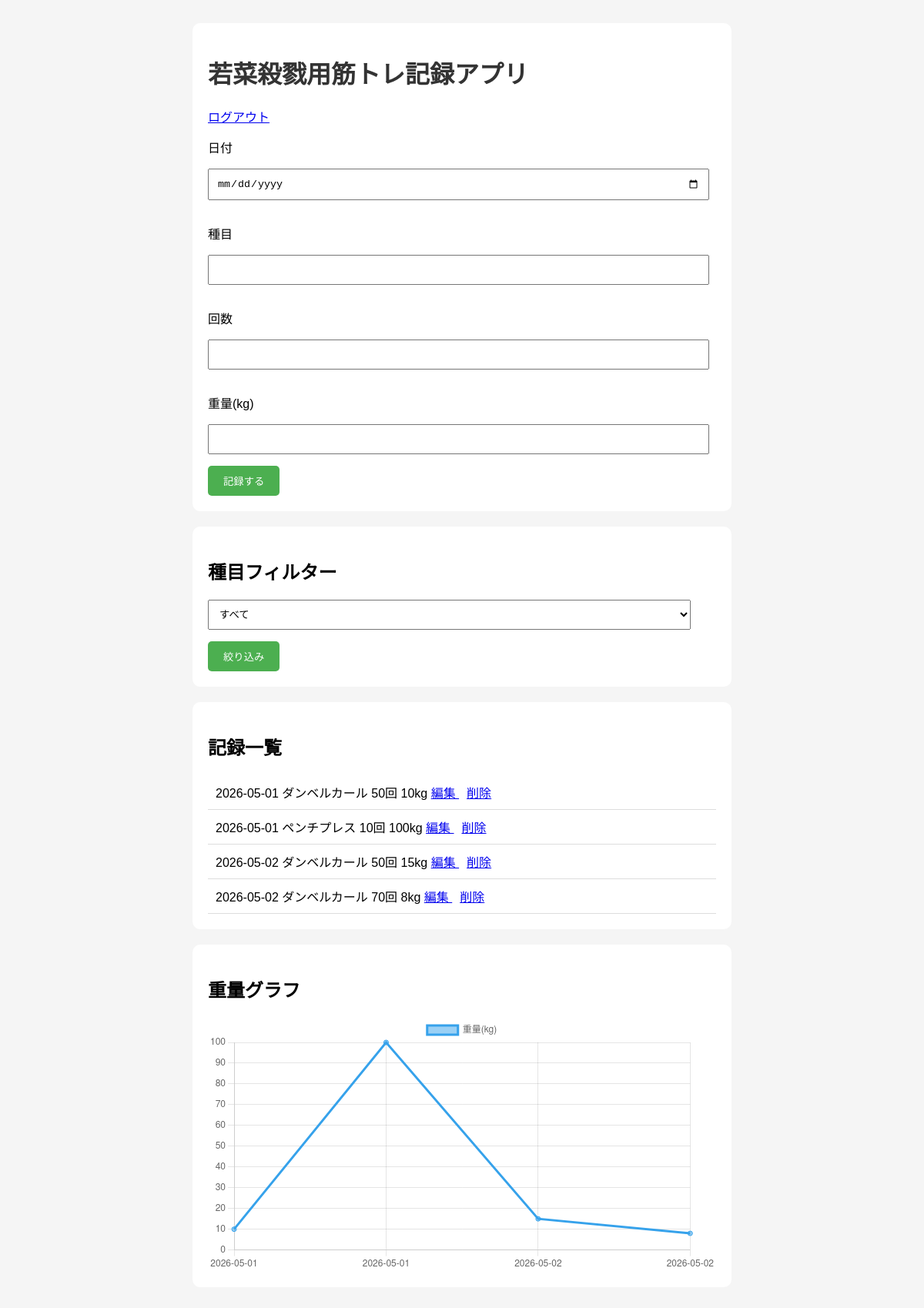
/ (signed in), run on the app's committed database.
### tables this page shows
CREATE TABLE workouts (
        id INTEGER PRIMARY KEY AUTOINCREMENT,
        user_id INTEGER,
        date TEXT,
        menu TEXT,
        reps INTEGER,
        weight INTEGER
    );

### app.py (the view)
@app.route("/")
def home():
    if "user_id" not in session:
        return redirect("/login")
    user_id = session["user_id"]
    selected_menu = request.args.get("menu")
    conn = sqlite3.connect("workout.db")
    cursor = conn.cursor()
    cursor.execute(
        """
        SELECT DISTINCT menu
        FROM workouts
        WHERE user_id = ?
        """,
        (user_id,)
    )
    menus = cursor.fetchall()
    if selected_menu:
        cursor.execute(
            """
            SELECT id, date, menu, reps, weight
            FROM workouts
            WHERE user_id = ? AND menu = ?
            """,
            (user_id, selected_menu)
        )
    else:
        cursor.execute(
            """
            SELECT id, date, menu, reps, weight
            FROM workouts
            WHERE user_id = ?
            """,
            (user_id,)
        )
    workouts = cursor.fetchall()
    conn.close()
    labels = []
    weights = []
    for workout in workouts:
        labels.append(workout[1])
        weights.append(workout[4])
    return render_template(
        "index.html",
        workouts=workouts,
        labels=labels,
        weights=weights,
        menus=menus,
        selected_menu=selected_menu
    )

### templates/index.html (shortened to what this page needs)
<!DOCTYPE html>
<html lang="ja">
<head>
    <link
        rel="stylesheet"
        href="{{ url_for('static', filename='style.css') }}"
    >
</head>
<body>
<div class="container">
    <div class="card">
        <h1>若菜殺戮用筋トレ記録アプリ</h1>
        <a href="/logout">
            ログアウト
        </a>
        <form action="/record" method="POST">
            <p>日付</p>
            <input type="date" name="date">
            <p>種目</p>
            <input type="text" name="menu">
            <p>回数</p>
            <input type="number" name="reps">
            <p>重量(kg)</p>
            <input type="number" name="weight">
            <button type="submit">
                記録する
            </button>
        </form>
    </div>
    <div class="card">
        <h2>種目フィルター</h2>
        <form method="GET" action="/">
            <select name="menu">
                <option value="">
                    すべて
                </option>
            </select>
            <button type="submit">
                絞り込み
            </button>
        </form>
    </div>
    <div class="card">
        <h2>記録一覧</h2>
        {% for workout in workouts %}
        <div class="record">
            {{ workout[1] }}
            {{ workout[2] }}
            {{ workout[3] }}回
            {{ workout[4] }}kg
            <a href="/edit/{{ workout[0] }}">
                編集
            </a>
            <a href="/delete/{{ workout[0] }}">
                削除
            </a>
        </div>
        {% endfor %}
    </div>
    <div class="card">
        <h2>重量グラフ</h2>
        <canvas id="weightChart"></canvas>
    </div>
</div>
<script>
const chartLabels = JSON.parse('{{ labels | tojson | safe }}');
const chartWeights = JSON.parse('{{ weights | tojson | safe }}');
const ctx = document.getElementById('weightChart');
new Chart(ctx, {
    type: 'line',
    data: {
        labels: chartLabels,
        datasets: [{
            label: '重量(kg)',
            data: chartWeights
        }]
    }
});
</script>
</body>
</html>

### static/style.css (style rules this page uses)
body { background-color: #f5f5f5; font-family: sans-serif; margin: 0; padding: 30px; }
.container { max-width: 700px; margin: auto; }
.card { background: white; padding: 20px; margin-bottom: 20px; border-radius: 10px; }
h1 { color: #333; }
input, select { width: 95%; padding: 10px; margin-bottom: 15px; }
button { background-color: #4CAF50; color: white; border: none; padding: 10px 20px; border-radius: 5px; cursor: pointer; }
.record { padding: 10px; border-bottom: 1px solid #ddd; }
a { margin-right: 10px; }

### data on the page
workouts: date "2026-05-01", menu "ダンベルカール", reps "50", weight "10"
workouts: date "2026-05-01", menu "ペンチプレス", reps "10", weight "100"
workouts: date "2026-05-02", menu "ダンベルカール", reps "50", weight "15"
workouts: date "2026-05-02", menu "ダンベルカール", reps "70", weight "8"

### other printed values
chart data {{ labels | tojson | safe }} ["2026-05-01", "2026-05-01", "2026-05-02", "2026-05-02"]
chart data {{ weights | tojson | safe }} [10, 100, 15, 8]
